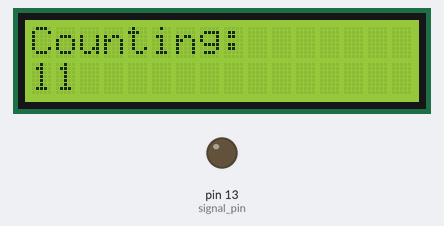
Bench run of a sketch on a simulated Arduino Uno, built with avr-gcc and run on an emulated ATmega328P. Shown: 16×2 character LCD, output pins drawn as LEDs (lit = HIGH).

Above: at 0.1 s.
At 2.1 s:
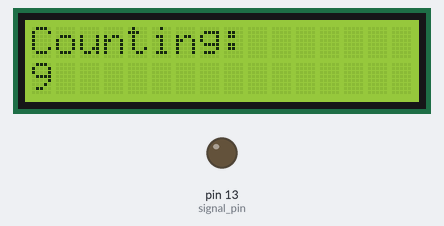
At 5.1 s:
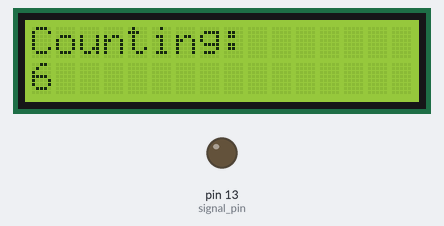
At 11.2 s:
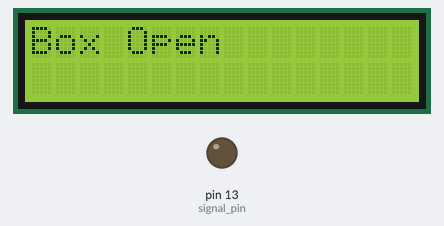
Timing chart, 0 to 12.7 s (numbered marks = the images above):
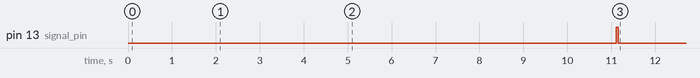

Measured:
- what the display in image 2 shows lasts 1.0 s, from 5.1 s to 6.1 s

The sketch:

Screen.ino
```cpp
// Include the library code:
#include <LiquidCrystal.h>
#include <Wire.h>

#define device_address 0x11
#define signal_pin 13

char receivedData;        // Variable to store received I2C data
char data_to_send = 0;    // Variable to store data to send (V when countdown is done)
int countdown = 11;       // Countdown starting from 11 seconds

// Initialize the library by associating the necessary LCD interface pins
const int rs = 12, en = 10, d4 = 5, d5 = 4, d6 = 3, d7 = 2;
LiquidCrystal lcd(rs, en, d4, d5, d6, d7);

// Function to perform countdown
void count() {
  while (countdown > 0) {
    lcd.clear();          // Clear the display
    lcd.setCursor(0, 0);  // Set cursor to the first column, first row
    lcd.print("Counting: "); // Display the label "Counting:"
    lcd.setCursor(0, 1);  // Move to the second row
    lcd.print(countdown); // Print the countdown value
    delay(1000);

    // Check for reset signal via I2C
    if (receivedData == 'R') {
      receivedData = 0; // Reset the received data
      countdown = 11;   // Restart countdown
    }

    countdown--; // Decrease the countdown
  }

  // When countdown reaches 0, display the message "Box Open"
  lcd.clear();            // Clear the display
  lcd.setCursor(0, 0);    // Set cursor to the first column, first row
  lcd.print("Box Open");  // Display "Box Open"

  // Set data to 'V' when countdown finishes
  data_to_send = 'V';

  // Trigger the signal before sending 'V'
  triggerSignal();        // Trigger external signal to master
}

// I2C receive event handler
void receiveEvent(int bytes) {
  while (Wire.available()) {
    receivedData = Wire.read(); // Read the data sent by the master
  }
}

// Function to trigger signal to master
void triggerSignal() {
  digitalWrite(signal_pin, HIGH); // Set signal pin HIGH
  delay(50);                      // Short pulse duration
  digitalWrite(signal_pin, LOW);  // Reset signal pin to LOW
}

// Function to send data when requested by master
void sendData() {
  if (data_to_send != 0) {
    Wire.write(data_to_send);  // Send the current data ('V' when countdown finishes)
    data_to_send = 0;          // Reset the data to prevent repeated sending
  }
}

void setup() {
  // Set up the LCD's number of columns and rows (16x2):
  lcd.begin(16, 2);

  // Initialize I2C as a slave
  Wire.begin(device_address);
  Wire.onReceive(receiveEvent); // Register receive event handler
  Wire.onRequest(sendData);     // Register send event handler

  // Initialize signal pin
  pinMode(signal_pin, OUTPUT);
  digitalWrite(signal_pin, LOW);

  // Start the countdown
  count();
}

void loop() {
  // Main loop logic is now handled through I2C communication and events
}
```
